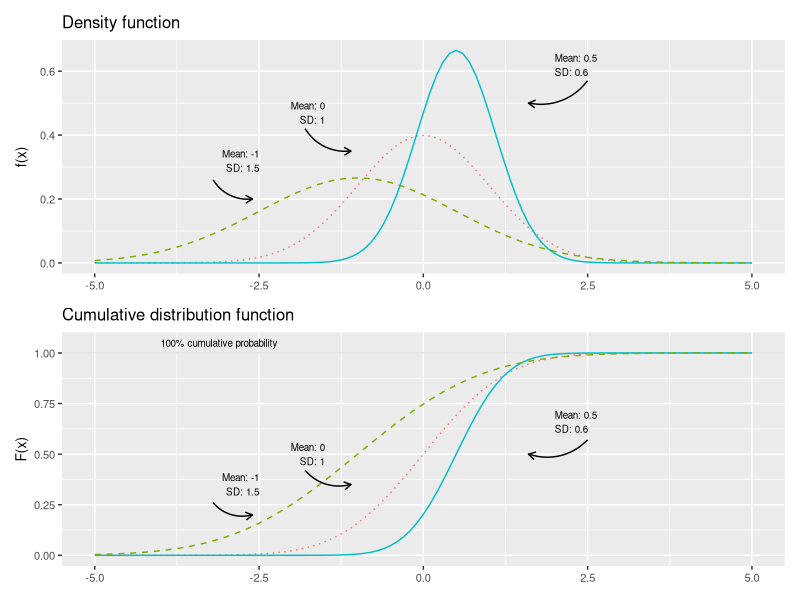
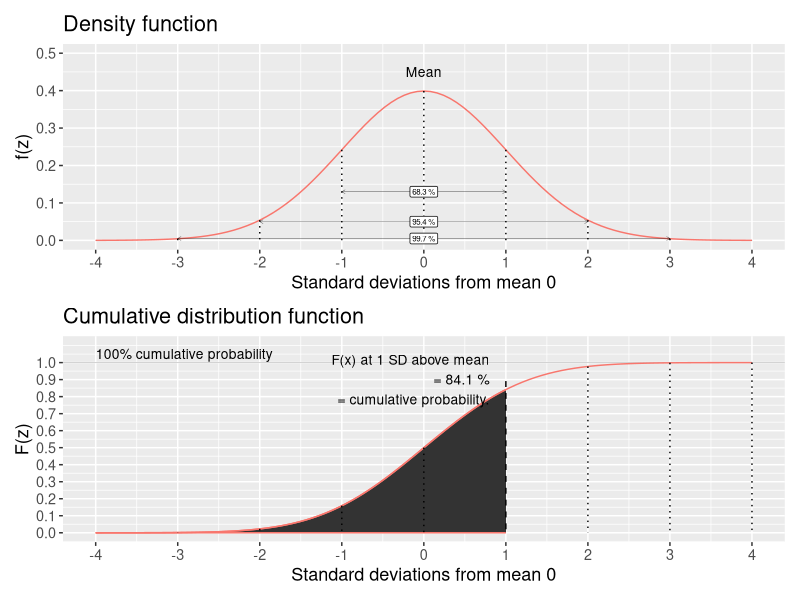
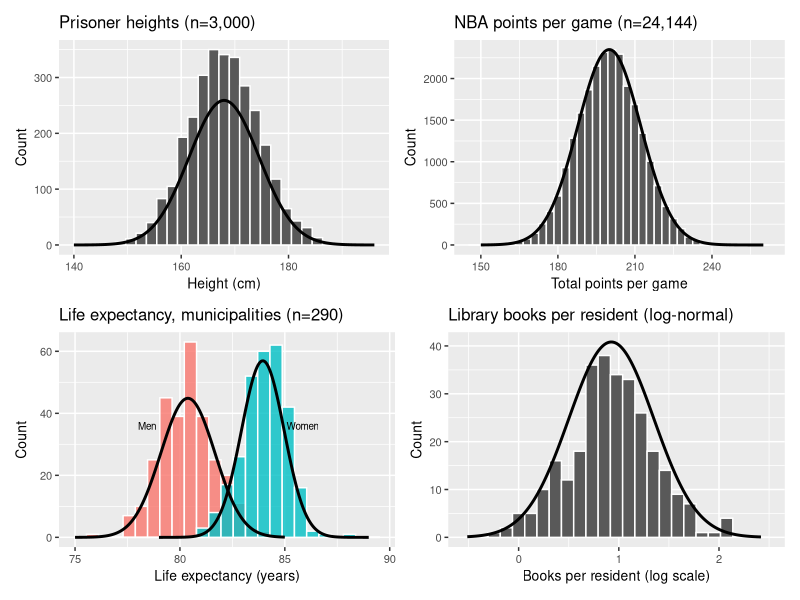
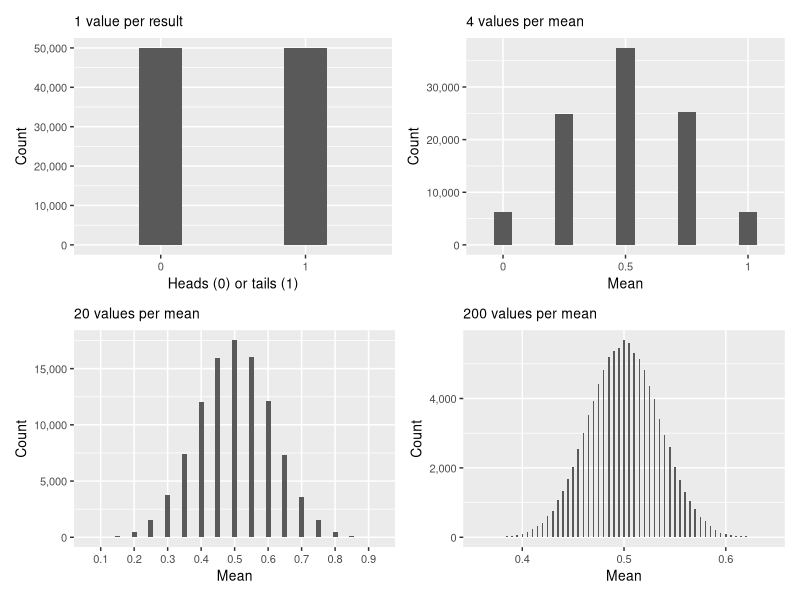
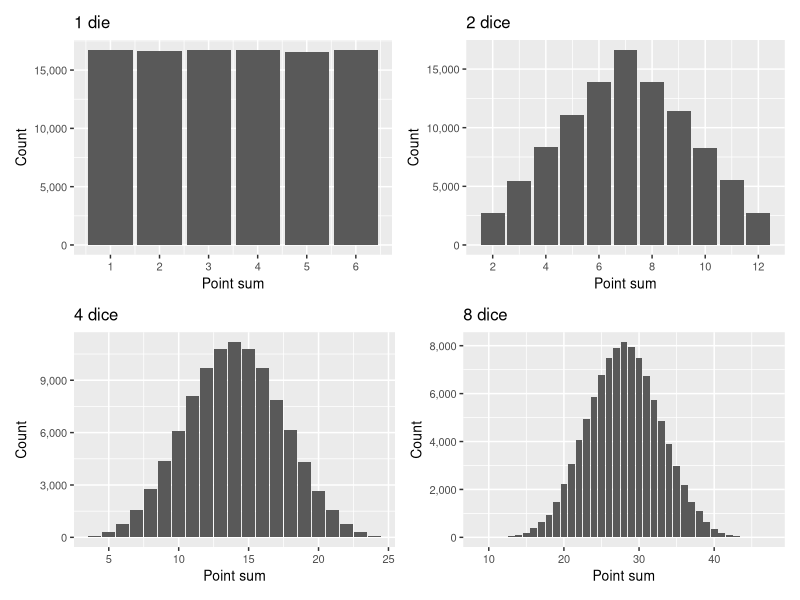
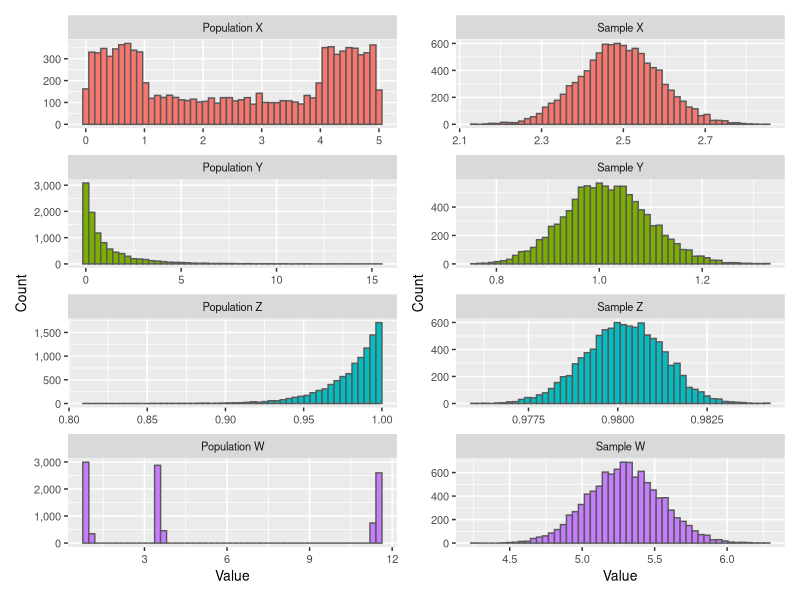
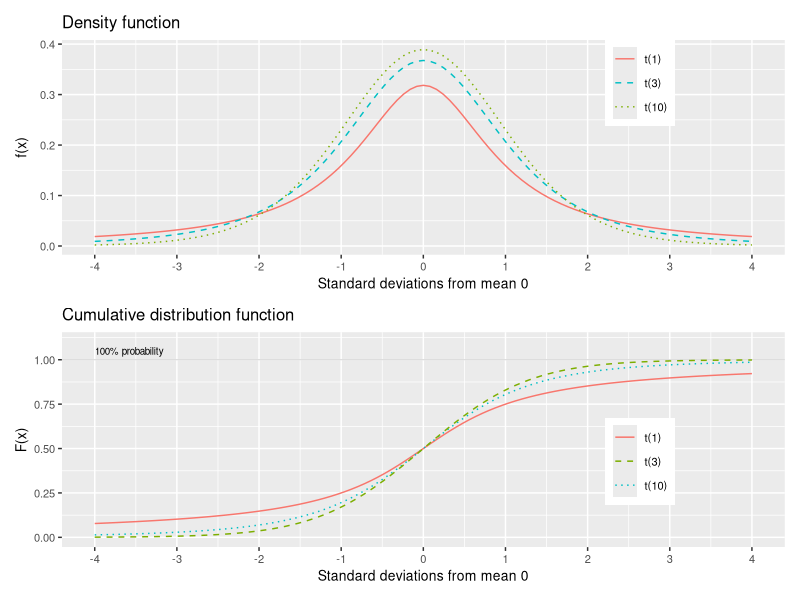
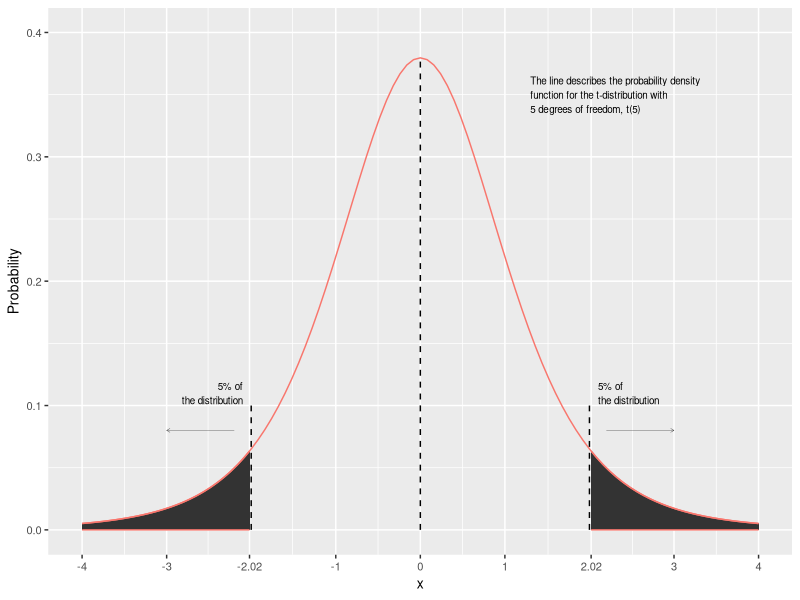

Write the R code that produced these figures, in order.
## ---- chunk 1
knitr::opts_chunk$set(echo = FALSE, warning = FALSE, message = FALSE, fig.align = "left")
## ---- chunk 2
library(ggplot2)
library(patchwork)

p1 <- ggplot() +
  stat_function(fun=dnorm, linetype="dotted", color="#F8766D") +
  stat_function(fun=dnorm, args=list(mean=.5, sd=.6), color="#00BFC4") +
  stat_function(fun=dnorm, args=list(mean=-1, sd=1.5), linetype="dashed", color="#7CAE00") +
  xlim(-5, 5) +
  annotate("text", x=2, y=.62, size=2.5, hjust=0, label="Mean: 0.5\nSD: 0.6") +
  annotate("text", x=-1.5, y=.47, size=2.5, hjust=1, label="Mean: 0\nSD: 1") +
  annotate("text", x=-2.5, y=.32, size=2.5, hjust=1, label="Mean: -1\nSD: 1.5") +
  geom_curve(aes(x=-3.2, y=.26, xend=-2.6, yend=.2),
             curvature=.3, arrow=arrow(length=unit(.2,"cm"))) +
  geom_curve(aes(x=-1.8, y=.42, xend=-1.1, yend=.35),
             curvature=.3, arrow=arrow(length=unit(.2,"cm"))) +
  geom_curve(aes(x=2.5, y=.57, xend=1.6, yend=.5),
             curvature=-.3, arrow=arrow(length=unit(.2,"cm"))) +
  labs(x=NULL, y="f(x)", title="Density function") +
  theme(text=element_text(size=10))

p2 <- ggplot() +
  geom_hline(yintercept=1, linewidth=0.3, alpha=0.2) +
  annotate("text", x=-4, y=1.05, hjust=0, size=2.5, label="100% cumulative probability") +
  stat_function(fun=pnorm, linetype="dotted", color="#F8766D") +
  stat_function(fun=pnorm, args=list(mean=.5, sd=.6), color="#00BFC4") +
  stat_function(fun=pnorm, args=list(mean=-1, sd=1.5), linetype="dashed", color="#7CAE00") +
  xlim(-5, 5) +
  annotate("text", x=2, y=.66, size=2.5, hjust=0, label="Mean: 0.5\nSD: 0.6") +
  annotate("text", x=-1.5, y=.5, size=2.5, hjust=1, label="Mean: 0\nSD: 1") +
  annotate("text", x=-2.5, y=.35, size=2.5, hjust=1, label="Mean: -1\nSD: 1.5") +
  geom_curve(aes(x=-3.2, y=.26, xend=-2.6, yend=.2),
             curvature=.3, arrow=arrow(length=unit(.2,"cm"))) +
  geom_curve(aes(x=-1.8, y=.42, xend=-1.1, yend=.35),
             curvature=.3, arrow=arrow(length=unit(.2,"cm"))) +
  geom_curve(aes(x=2.5, y=.57, xend=1.6, yend=.5),
             curvature=-.3, arrow=arrow(length=unit(.2,"cm"))) +
  labs(x=NULL, y="F(x)", title="Cumulative distribution function") +
  theme(text=element_text(size=10))

p1 / p2
## ---- chunk 3
library(ggplot2)
library(patchwork)

x_values_for_sd <- seq(-4, 4, 1)
no_x_values <- length(x_values_for_sd)

p1 <- ggplot() +
  stat_function(fun=dnorm, color="#F8766D") +
  ylim(0, .5) +
  scale_x_continuous(breaks=-4:4, limits=c(-4,4)) +
  geom_segment(aes(
    y=dnorm(x=x_values_for_sd, mean=0, sd=1),
    yend=rep(0, each=no_x_values),
    x=x_values_for_sd,
    xend=x_values_for_sd),
    linetype="dotted") +
  annotate("text", x=0, y=.45, size=3.5, label="Mean") +
  geom_segment(aes(x=-1, xend=1, y=.13, yend=.13), linewidth=0.1,
    arrow=arrow(length=unit(.1,"cm"), ends="both")) +
  annotate("label", x=0, y=.13, size=2,
    label=paste0(round((pnorm(1)-pnorm(-1))*100,1), " %")) +
  geom_segment(aes(x=-2, xend=2, y=.05, yend=.05), linewidth=0.1,
    arrow=arrow(length=unit(.1,"cm"), ends="both")) +
  annotate("label", x=0, y=.05, size=2,
    label=paste0(round((pnorm(2)-pnorm(-2))*100,1), " %")) +
  geom_segment(aes(x=-3, xend=3, y=.005, yend=.005), linewidth=0.1,
    arrow=arrow(length=unit(.1,"cm"), ends="both")) +
  annotate("label", x=0, y=.005, size=2,
    label=paste0(round((pnorm(3)-pnorm(-3))*100,1), " %")) +
  labs(x="Standard deviations from mean 0", y="f(z)", title="Density function") +
  theme(text=element_text(size=13))

p2 <- ggplot() +
  geom_hline(yintercept=1, linewidth=0.3, alpha=0.2) +
  stat_function(fun=function(x) pnorm(x,0,1), xlim=c(-4,1), geom="area", color="#F8766D") +
  stat_function(fun=pnorm, color="#F8766D") +
  scale_y_continuous(breaks=seq(0,1,.1), limits=c(0,1.1)) +
  scale_x_continuous(breaks=-4:4, limits=c(-4,4)) +
  geom_segment(aes(
    y=pnorm(q=setdiff(x_values_for_sd, 1), mean=0, sd=1),
    yend=rep(0, each=no_x_values-1),
    x=setdiff(x_values_for_sd, 1),
    xend=setdiff(x_values_for_sd, 1)),
    linetype="dotted") +
  geom_segment(aes(y=pnorm(1,0,1)+.05, yend=0, x=1, xend=1), linetype="dashed") +
  annotate("text", x=.8, y=.9, hjust=1, size=3.5,
    label=paste0("F(x) at 1 SD above mean\n= ",
                 round(pnorm(1)*100, 1), " %\n= cumulative probability.")) +
  annotate("text", x=-4, y=1.05, hjust=0, size=3.5, label="100% cumulative probability") +
  labs(x="Standard deviations from mean 0", y="F(z)", title="Cumulative distribution function") +
  theme(text=element_text(size=13))

p1 / p2
## ---- chunk 4
z_rows <- seq(0.0, 3.0, by = 0.1)
z_cols <- seq(0.00, 0.09, by = 0.01)
mat <- outer(z_rows, z_cols, function(r, c) round(pnorm(r + c), 4))
rownames(mat) <- sprintf("%.1f", z_rows)
colnames(mat) <- sprintf(".0%d", 0:9)
knitr::kable(mat, caption = "Standardized normal distribution, $F(z) = P(Z \\leq z)$",
             booktabs = TRUE, align = "r")
## ---- chunk 5
set.seed(2024)

# Prisoner heights (Macdonell 1902): mean ~167.9 cm, sd ~6.68
heights_p <- rnorm(3000, 167.9, 6.68)
x_h <- seq(140, 196, length.out = 200)
df_h <- data.frame(x = x_h, y = dnorm(x_h, mean(heights_p), sd(heights_p)) * 3000 * diff(range(heights_p))/30)
p1 <- ggplot(data.frame(h = heights_p), aes(h)) +
  geom_histogram(bins = 30, colour = "white") +
  geom_line(data = df_h, aes(x, y), linewidth = 1) +
  labs(x = "Height (cm)", y = "Count", title = "Prisoner heights (n=3,000)") +
  theme(text=element_text(size=10))

# NBA points per game: mean ~200, sd ~12
nba <- rnorm(24144, 200.1, 12.3)
x_nba <- seq(150, 260, length.out = 200)
df_nba <- data.frame(x = x_nba, y = dnorm(x_nba, mean(nba), sd(nba)) * 24144 * 3)
p2 <- ggplot(data.frame(pts = nba), aes(pts)) +
  geom_histogram(binwidth = 3, colour = "white") +
  geom_line(data = df_nba, aes(x, y), linewidth = 1) +
  labs(x = "Total points per game", y = "Count", title = "NBA points per game (n=24,144)") +
  theme(text=element_text(size=10))

# Swedish municipalities: life expectancy women and men
le_w <- rnorm(290, 83.95, 1.016)
le_m <- rnorm(290, 80.38, 1.290)
df_le <- data.frame(
  le = c(le_w, le_m),
  sex = rep(c("Women", "Men"), each = 290)
)
x_le_w <- seq(79, 89, length.out = 200)
x_le_m <- seq(75, 85, length.out = 200)
df_curve_w <- data.frame(x = x_le_w, y = dnorm(x_le_w, 83.95, 1.016) * 290 * 0.5, sex = "Women")
df_curve_m <- data.frame(x = x_le_m, y = dnorm(x_le_m, 80.38, 1.290) * 290 * 0.5, sex = "Men")
p3 <- ggplot(df_le, aes(le, fill = sex)) +
  geom_histogram(bins = 25, alpha = 0.8, colour = "white", position = "identity") +
  geom_line(data = df_curve_w, aes(x, y), linewidth = 1, inherit.aes = FALSE) +
  geom_line(data = df_curve_m, aes(x, y), linewidth = 1, inherit.aes = FALSE) +
  annotate("text", x = 78, y = 36, size = 2.5, hjust = 0, label = "Men") +
  annotate("text", x = 86.6, y = 36, size = 2.5, hjust = 1, label = "Women") +
  labs(x = "Life expectancy (years)", y = "Count", title = "Life expectancy, municipalities (n=290)", fill = NULL) +
  theme(text=element_text(size=10), legend.position = "none")

# Log-normal: books per resident (log scale)
books_log <- rnorm(290, log(2.5), 0.4)
x_bl <- seq(min(books_log) - 0.3, max(books_log) + 0.3, length.out = 200)
df_bl <- data.frame(x = x_bl, y = dnorm(x_bl, mean(books_log), sd(books_log)) * 290 * 0.15)
p4 <- ggplot(data.frame(b = books_log), aes(b)) +
  geom_histogram(bins = 25, colour = "white") +
  geom_line(data = df_bl, aes(x, y), linewidth = 1) +
  labs(x = "Books per resident (log scale)", y = "Count", title = "Library books per resident (log-normal)") +
  theme(text=element_text(size=10))

(p1 + p2) / (p3 + p4)
## ---- chunk 6
library(ggplot2)
library(patchwork)
library(dplyr)
set.seed(3)

clt_coins <- function(n_coins, n_reps) {
  replicate(n_reps, sample(0:1, size=n_coins, replace=TRUE) %>% mean) %>% table %>%
    data.frame %>%
    ggplot(aes(., Freq)) + geom_col(width=.3) +
    theme(text=element_text(size=10)) +
    scale_x_discrete(breaks=seq(0,1,.1), labels=seq(0,1,.1)) +
    scale_y_continuous(labels=function(x) format(x, big.mark=",", scientific=FALSE)) +
    labs(y="Count")
}

g_clt_1coin    <- clt_coins(1,100000)   + labs(x="Heads (0) or tails (1)", subtitle="1 value per result")
g_clt_4coins   <- clt_coins(4,100000)   + labs(x="Mean", subtitle="4 values per mean")
g_clt_20coins  <- clt_coins(20,100000)  + labs(x="Mean", subtitle="20 values per mean")
g_clt_200coins <- clt_coins(200,100000) + labs(x="Mean", subtitle="200 values per mean")

(g_clt_1coin + g_clt_4coins) / (g_clt_20coins + g_clt_200coins)
## ---- chunk 7
library(ggplot2)
library(patchwork)
library(dplyr)
set.seed(3)

rolldice <- function(n_dices) {
  replicate(100000, sample(1:6, size=n_dices, replace=TRUE) %>% sum()) %>%
    table() %>% as_tibble() %>%
    rename(Resultat=".", Frekvens="n") %>%
    mutate(Resultat=as.numeric(Resultat)) %>%
    ggplot(aes(x=Resultat, y=Frekvens)) +
    geom_col() +
    scale_x_continuous(n.breaks=8) +
    scale_y_continuous(labels=function(x) format(x, big.mark=",", scientific=FALSE)) +
    theme(text=element_text(size=10)) +
    labs(title=paste0(n_dices, " dice"), x="Point sum", y="Count")
}

((rolldice(1) + ggtitle("1 die")) + rolldice(2)) /
(rolldice(4) + rolldice(8))
## ---- chunk 8
library(ggplot2)
library(patchwork)
library(dplyr)
library(tidyr)
set.seed(3)

n_pop <- 10000
sampsize <- 300
n <- 10000

pop1 <- c(runif(3333), runif(3333, 1,4), runif(3334,4,5))
pop2 <- rchisq(n_pop, 1)
pop3 <- rbeta(n_pop, 50, 1)
pop4 <- c(runif(3333, 0.8,1), runif(3333, 3.5,3.6), runif(3334,11.4,11.45))

xbar1 <- xbar2 <- xbar3 <- xbar4 <- rep(NA, n)
for(i in 1:n) {
  xbar1[i] <- mean(sample(pop1, size=sampsize))
  xbar2[i] <- mean(sample(pop2, size=sampsize))
  xbar3[i] <- mean(sample(pop3, size=sampsize))
  xbar4[i] <- mean(sample(pop4, size=sampsize))
}

g_pops <- tibble(pop1, pop2, pop3, pop4) %>%
  pivot_longer(everything()) %>%
  ggplot(aes(x=value, fill=name)) +
  geom_histogram(bins=50, color="gray35") +
  labs(x="Value", y="Count") +
  theme(text=element_text(size=10), legend.position="none") +
  facet_wrap(~name, scales='free', ncol=1,
             labeller=labeller(name=c(pop1="Population X", pop2="Population Y",
                                      pop3="Population Z", pop4="Population W"))) +
  scale_y_continuous(labels=function(x) format(x, big.mark=",", scientific=FALSE))

g_sampl <- tibble(xbar1, xbar2, xbar3, xbar4) %>%
  pivot_longer(everything()) %>%
  ggplot(aes(x=value, fill=name)) +
  geom_histogram(bins=50, color="gray35") +
  labs(x="Value", y="Count") +
  theme(text=element_text(size=10), legend.position="none") +
  facet_wrap(~name, scales='free', ncol=1,
             labeller=labeller(name=c(xbar1="Sample X", xbar2="Sample Y",
                                      xbar3="Sample Z", xbar4="Sample W"))) +
  scale_y_continuous(labels=function(x) format(x, big.mark=",", scientific=FALSE))

(g_pops + g_sampl)
## ---- chunk 9
library(ggplot2)
library(patchwork)

p1 <- ggplot() +
  stat_function(fun=function(x) dt(x,1), aes(linetype="solid"), color="#F8766D") +
  stat_function(fun=function(x) dt(x,3), aes(linetype="dashed"), color="#00BFC4") +
  stat_function(fun=function(x) dt(x,10), aes(linetype="dotted"), color="#7CAE00") +
  scale_x_continuous(breaks=-4:4, limits=c(-4,4)) +
  scale_linetype_manual(name=NULL,
    breaks=c("solid","dashed","dotted"),
    values=c("solid","dashed","dotted"),
    labels=c("t(1)","t(3)","t(10)")) +
  labs(x="Standard deviations from mean 0", y="f(x)", title="Density function") +
  theme(text=element_text(size=10), legend.position=c(.8,.8))

p2 <- ggplot() +
  geom_hline(yintercept=1, linewidth=0.3, alpha=0.2) +
  scale_y_continuous(breaks=c(0,.25,.5,.75,1), limits=c(0,1.1)) +
  annotate("text", x=-4, y=1.05, hjust=0, size=2.5, label="100% probability") +
  stat_function(fun=function(x) pt(x,1), aes(linetype="solid"), color="#F8766D") +
  stat_function(fun=function(x) pt(x,3), aes(linetype="dotted"), color="#00BFC4") +
  stat_function(fun=function(x) pt(x,10), aes(linetype="dashed"), color="#7CAE00") +
  scale_x_continuous(breaks=-4:4, limits=c(-4,4)) +
  scale_linetype_manual(name=NULL,
    breaks=c("solid","dashed","dotted"),
    values=c("solid","dashed","dotted"),
    labels=c("t(1)","t(3)","t(10)")) +
  labs(x="Standard deviations from mean 0", y="F(x)", title="Cumulative distribution function") +
  theme(text=element_text(size=10), legend.position=c(.8,.4))

p1 / p2
## ---- chunk 10
dfs_t <- c(1:30, 40, 60, 120, Inf)
probs <- c(0.90, 0.95, 0.975, 0.99, 0.995, 0.999)
mat_t <- outer(dfs_t, probs, function(k, p) round(qt(p, k), 3))
rownames(mat_t) <- c(as.character(1:30), "40", "60", "120", "∞")
colnames(mat_t) <- c("90%", "95%", "97.5%", "99%", "99.5%", "99.9%")
knitr::kable(mat_t, caption = "T-distribution: critical values per degree of freedom. One-tailed test",
             booktabs = TRUE, align = "r")
## ---- chunk 11
library(ggplot2)
ggplot() +
  stat_function(fun=function(x) dt(x, df=5), xlim=c(-4,-2.02), geom="area", color="#F8766D") +
  stat_function(fun=function(x) dt(x, df=5), xlim=c(2.02,4), geom="area", color="#F8766D") +
  stat_function(fun=function(x) dt(x, df=5), color="#F8766D") +
  annotate("text", x=c(-2.1,2.1), y=0.11, size=2.5, hjust=c(1,0),
           label="5% of\nthe distribution") +
  geom_segment(aes(x=c(-2,2), xend=c(-2,2), y=0, yend=.1), linetype="dashed") +
  geom_segment(aes(x=c(-2.2,2.2), xend=c(-3,3), y=.08, yend=.08), linewidth=.1,
               arrow=arrow(length=unit(.1,'cm'))) +
  geom_segment(aes(x=0, xend=0, y=0, yend=dt(0, df=5)), linetype="dashed") +
  annotate("text", x=1.3, y=.35, size=2.5, hjust=0,
           label="The line describes the probability density\nfunction for the t-distribution with\n5 degrees of freedom, t(5)") +
  scale_x_continuous(breaks=c(-4,-3,-2.02,-1,0,1,2.02,3,4),
                     labels=c(-4,-3,-2.02,-1,0,1,2.02,3,4), limits=c(-4,4)) +
  ylim(0,.4) +
  theme(text=element_text(size=10)) +
  labs(x="x", y="Probability")
